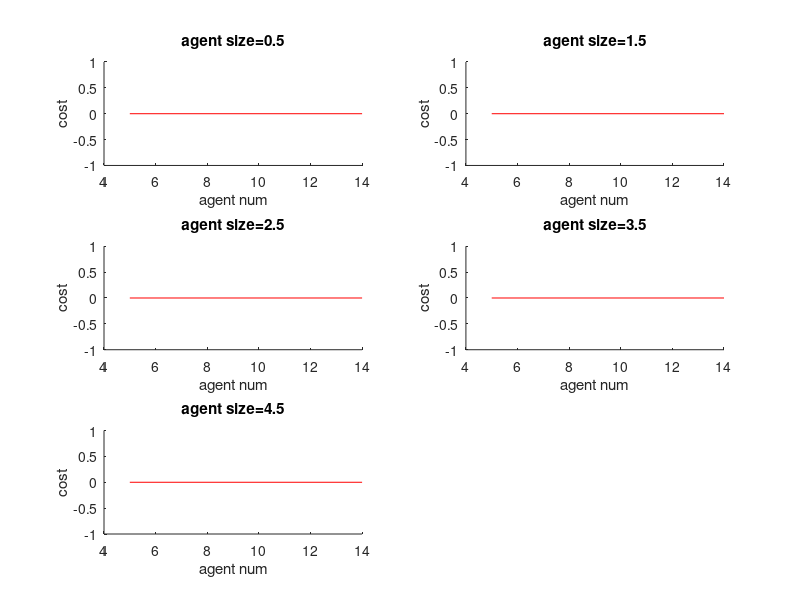

Here is the MATLAB script that generated this plot:
clc; clear;close all;
files = dir('.\*.csv');
final_result=zeros(length(files),10);
max_run_time=0;
for i=1:length(files)
    %fprintf("name:%s\n",files(i).name)
    temp=csvread(files(i).name);
    new_temp=temp(temp(:,4)~=-1,:);
    failed_num=150-size(new_temp,1);
    new_temp=new_temp(new_temp(:,3)<300,:);
    info=split(files(i).name,'-');
    a_num=regexp(info(2),'\d*','Match');
    a_num=str2num(a_num{1}{1});
    e=regexp(info(3),'\d*','Match'); 
    e=str2num(e{1}{1});
    a=[a_num,e,size(new_temp,1),mean(new_temp,1)];
    final_result(i,:)=a;
    final_result(i,10)=failed_num;
    tempmax=max(new_temp(:,3));
    max_run_time=max([max_run_time,tempmax]);
end
%final_result=final_result(:,1:end-1);
title("difference between two algorithm")
for i =1:5
    subplot(3,2,i);hold on;
    title(sprintf("agent size=%.1f",i-0.5))
    tempData=final_result(final_result(:,4)==(i-0.5),:);
    %plot split
    sData=tempData(tempData(:,2)==1,:);
    sData=sortrows(sData);
    %plot(sData(:,1),sData(:,7));
    %plot non-split
    nonData=tempData(tempData(:,2)==0,:);
    nonData=sortrows(nonData);
    plot(nonData(:,1),nonData(:,7)-sData(:,7));
    plot([5,14],[0,0],'r-')
    %legend("with edge spllitting","no edge splitting","Location","best");
    xlabel("agent num");    ylabel("cost");
end